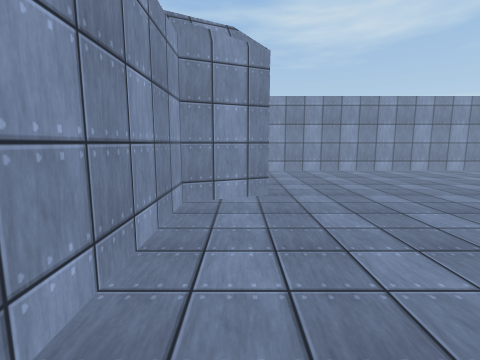
View 1 (above)

14 first-person views from a walk through a 3-D level made in the Unity game engine. The camera is 1.5 m above the floor, tilts 8° down and sees 85° across. The floor is counted in squares, 1 m on a side. Each view is taken from the middle of a square. On the plan, view 1 faces up. The plan holds only what a view shows up to about 14 squares ahead; the rest is blank. Surface patterns are stand-ins for the level's own textures.

View 2
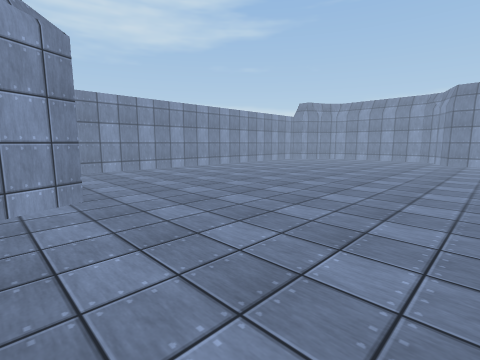

View 3
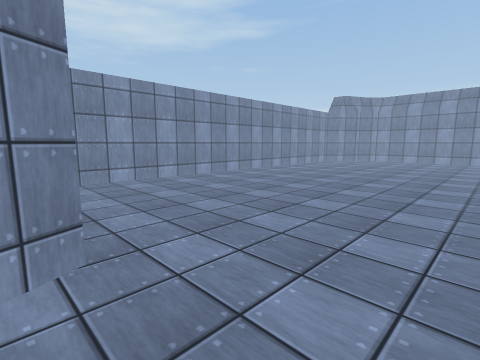

View 4
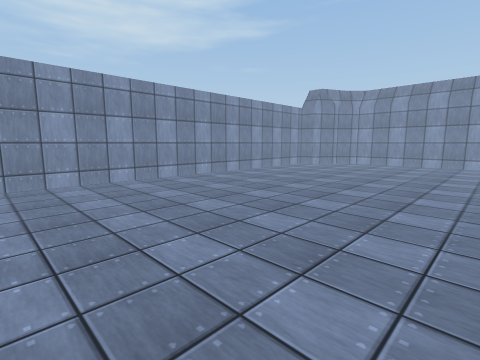

View 5
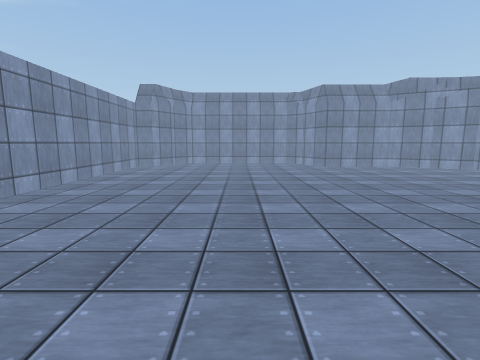

View 6
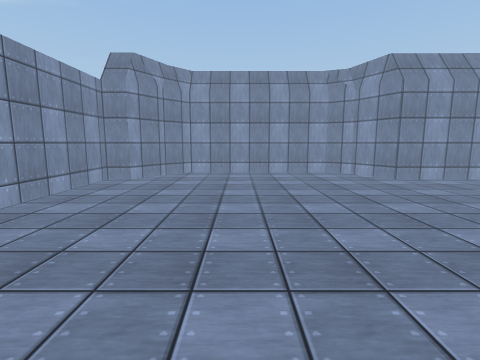

View 7
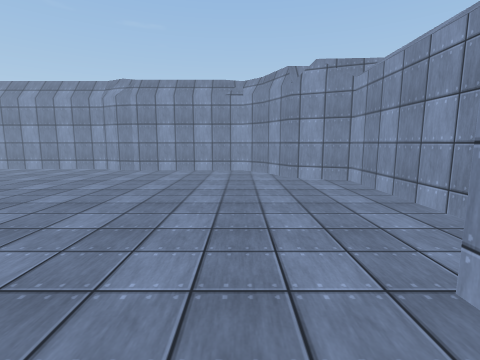

View 8
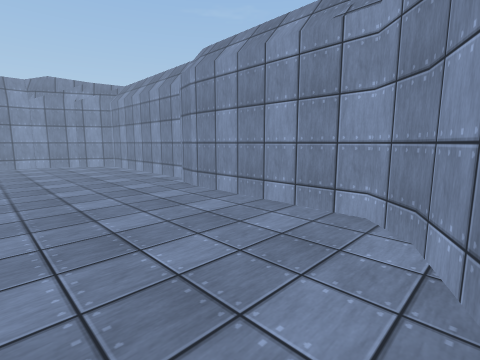

View 9
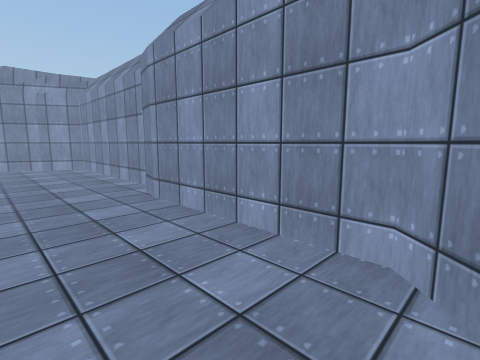

View 10
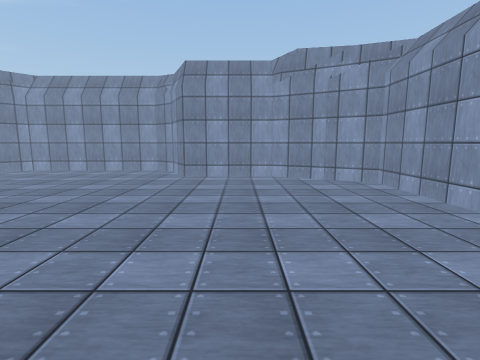

View 11
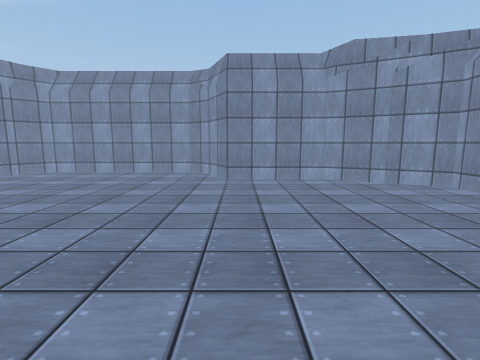

View 12
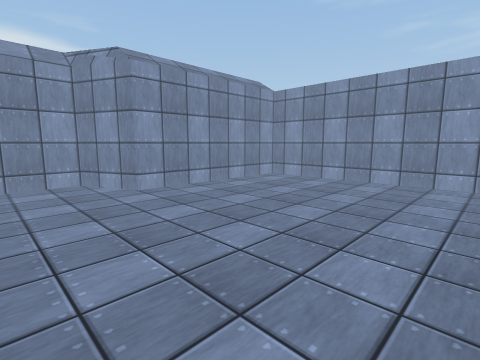

View 13
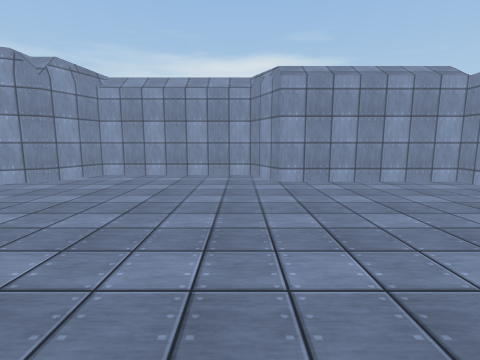

View 14
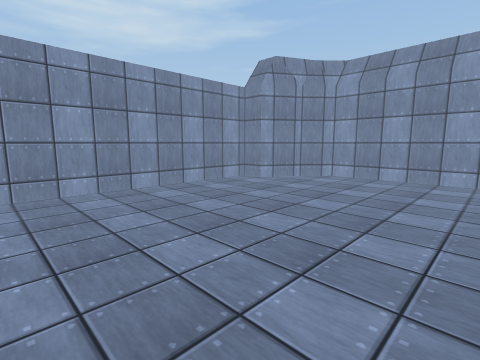

### Floor plan
Points are (right, up) in squares from view 1. A wall is a line through its corners. A room is listed if a view was taken in it or the views show most of it. See-through windows are left out.
Room 1 (views 1, 2, 3, 4, 5, 6, 7, 8, 9, 10, 11, 12, 13, 14)
walls: (8.8, -4.4) (9.9, -4.7); (9.8, -4.7) (10.8, -5.2) (18.8, -5.2) (20.9, -1.5); (20.8, -1.5) (20.8, 2.5) (22.8, 3.5) (23.5, 4.5) (23.5, 11.5) (22.4, 12.5); (22.5, 12.5) (20.8, 13.5) (20.8, 14.5) (0.8, 14.5) (0.8, 7.5) (-1.5, 6.5) (-1.5, -0.5) (0.8, -1.4) (1.8, -3.5) (2.8, -4.4) (8.9, -4.4)

Positions as (right, up) in squares from view 1, and headings:
1: (0, 0), facing up
2: (-1, 0), facing up-right
3: (0, 4), facing up-right
4: (4, 4), facing up-right
5: (4, 8), facing right
6: (10, 9), facing right
7: (3, 10), facing down
8: (1, 1), facing down-right
9: (2, -1), facing down-right
10: (9, 0), facing right
11: (10, 2), facing right
12: (9, 4), facing up-left
13: (11, 6), facing left
14: (12, 6), facing up-right
